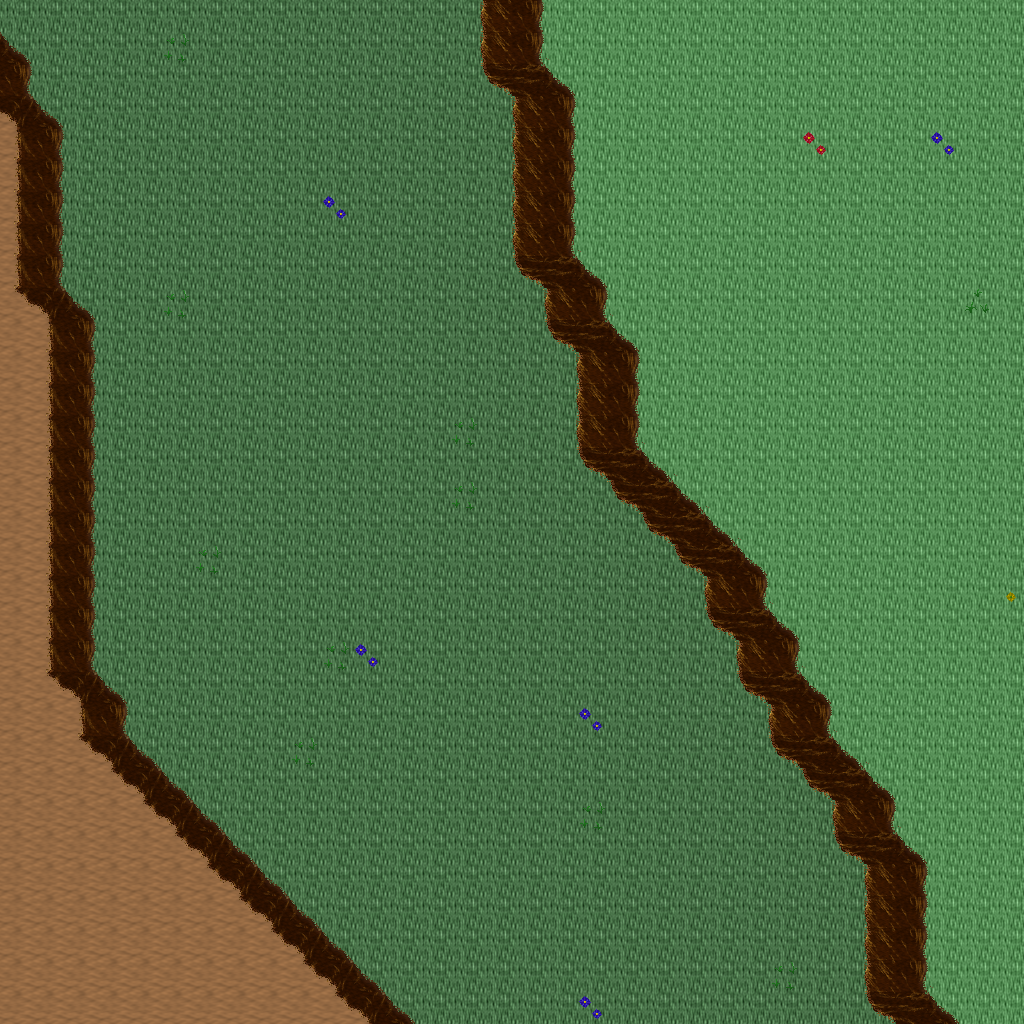

Rendered tile map (Tiled .tmx) drawn with the repository's tilesets; below, a short description and the map source with its tile grids summarised:
An orthogonal 32x32 tile map with 32x32 px tiles, 5 tile layers (Ground, Objects, Objects2, Above, ...), 1 hidden layer not drawn, 29 tilesets.

<map version="1.10" tiledversion="1.11.0" orientation="orthogonal" renderorder="right-down" width="32" height="32" tilewidth="32" tileheight="32" infinite="0" nextlayerid="11" nextobjectid="1">
 <tileset firstgid="1" name="ground_ground" tilewidth="32" tileheight="32" tilecount="33" columns="3">
  <image source="../drawable/ground_ground.png" width="96" height="352" />
 </tileset>
 <tileset firstgid="34" name="ground_ridge_earth_dark" tilewidth="32" tileheight="32" tilecount="96" columns="12">
  <image source="../drawable/ground_ridge_earth_dark.png" width="384" height="256" />
 </tileset>
 <tileset firstgid="130" name="ground_rock_pebbles" tilewidth="32" tileheight="32" tilecount="3" columns="1">
  <image source="../drawable/ground_rock_pebbles.png" width="32" height="96" />
 </tileset>
 <tileset firstgid="133" name="ground_ladder_steps" tilewidth="32" tileheight="32" tilecount="6" columns="3">
  <image source="../drawable/ground_ladder_steps.png" width="96" height="64" />
 </tileset>
 <tileset firstgid="139" name="ground_grass_edges" tilewidth="32" tileheight="32" tilecount="36" columns="12">
  <image source="../drawable/ground_grass_edges.png" width="384" height="96" />
 </tileset>
 <tileset firstgid="175" name="ground_grass_corners" tilewidth="32" tileheight="32" tilecount="24" columns="6">
  <image source="../drawable/ground_grass_corners.png" width="192" height="128" />
 </tileset>
 <tileset firstgid="199" name="ground_earth_edges" tilewidth="32" tileheight="32" tilecount="18" columns="6">
  <image source="../drawable/ground_earth_edges.png" width="192" height="96" />
 </tileset>
 <tileset firstgid="217" name="plant_flower_daisy_white" tilewidth="32" tileheight="32" tilecount="8" columns="2">
  <image source="../drawable/plant_flower_daisy_white.png" width="64" height="128" />
 </tileset>
 <tileset firstgid="225" name="item_corpse_huge_animal" tilewidth="32" tileheight="32" tilecount="16" columns="2">
  <image source="../drawable/item_corpse_huge_animal.png" width="64" height="256" />
 </tileset>
 <tileset firstgid="241" name="plant_grasses" tilewidth="32" tileheight="32" tilecount="6" columns="3">
  <image source="../drawable/plant_grasses.png" width="96" height="64" />
 </tileset>
 <tileset firstgid="247" name="plant_flower_daisy_blue" tilewidth="32" tileheight="32" tilecount="8" columns="2">
  <image source="../drawable/plant_flower_daisy_blue.png" width="64" height="128" />
 </tileset>
 <tileset firstgid="255" name="plant_flower_daisy_yellow" tilewidth="32" tileheight="32" tilecount="8" columns="2">
  <image source="../drawable/plant_flower_daisy_yellow.png" width="64" height="128" />
 </tileset>
 <tileset firstgid="263" name="plant_flower_daisy_red" tilewidth="32" tileheight="32" tilecount="8" columns="2">
  <image source="../drawable/plant_flower_daisy_red.png" width="64" height="128" />
 </tileset>
 <tileset firstgid="271" name="plant_bush_bushes" tilewidth="32" tileheight="32" tilecount="10" columns="5">
  <image source="../drawable/plant_bush_bushes.png" width="160" height="64" />
 </tileset>
 <tileset firstgid="281" name="plant_stump_stump_brown" tilewidth="32" tileheight="32" tilecount="4" columns="2">
  <image source="../drawable/plant_stump_stump_brown.png" width="64" height="64" />
 </tileset>
 <tileset firstgid="285" name="logic_creature_orc" tilewidth="32" tileheight="32" tilecount="6" columns="6">
  <image source="../drawable/logic_creature_orc.png" width="192" height="32" />
 </tileset>
 <tileset firstgid="291" name="logic_creature_gnome" tilewidth="32" tileheight="32" tilecount="6" columns="6">
  <image source="../drawable/logic_creature_gnome.png" width="192" height="32" />
 </tileset>
 <tileset firstgid="297" name="logic_portal" tilewidth="32" tileheight="32" tilecount="24" columns="8">
  <image source="../drawable/logic_portal.png" width="256" height="96" />
 </tileset>
 <tileset firstgid="321" name="logic_creature_animal" tilewidth="32" tileheight="32" tilecount="32" columns="8">
  <image source="../drawable/logic_creature_animal.png" width="256" height="128" />
 </tileset>
 <tileset firstgid="353" name="logic_collision" tilewidth="32" tileheight="32" tilecount="1" columns="1">
  <image source="../drawable/logic_collision.png" width="32" height="32" />
 </tileset>
 <tileset firstgid="354" name="plant_tree_dead_tree_5" tilewidth="32" tileheight="32" tilecount="20" columns="4">
  <image source="../drawable/plant_tree_dead_tree_5.png" width="128" height="160" />
 </tileset>
 <tileset firstgid="374" name="plant_tree_dead_tree_6" tilewidth="32" tileheight="32" tilecount="20" columns="4">
  <image source="../drawable/plant_tree_dead_tree_6.png" width="128" height="160" />
 </tileset>
 <tileset firstgid="394" name="plant_tree_dead_tree_7" tilewidth="32" tileheight="32" tilecount="20" columns="4">
  <image source="../drawable/plant_tree_dead_tree_7.png" width="128" height="160" />
 </tileset>
 <tileset firstgid="414" name="plant_bush_large_dead" tilewidth="32" tileheight="32" tilecount="2" columns="1">
  <image source="../drawable/plant_bush_large_dead.png" width="32" height="64" />
 </tileset>
 <tileset firstgid="416" name="plant_bush_large_wide_dead" tilewidth="32" tileheight="32" tilecount="4" columns="2">
  <image source="../drawable/plant_bush_large_wide_dead.png" width="64" height="64" />
 </tileset>
 <tileset firstgid="420" name="plant_grasses_wildland" tilewidth="32" tileheight="32" tilecount="4" columns="4">
  <image source="../drawable/plant_grasses_wildland.png" width="128" height="32" />
 </tileset>
 <tileset firstgid="424" name="object_skullsonspikes_l" tilewidth="32" tileheight="32" tilecount="12" columns="4">
  <image source="../drawable/object_skullsonspikes_l.png" width="128" height="96" />
 </tileset>
 <tileset firstgid="436" name="object_skullsonspikes_r" tilewidth="32" tileheight="32" tilecount="12" columns="4">
  <image source="../drawable/object_skullsonspikes_r.png" width="128" height="96" />
 </tileset>
 <tileset firstgid="448" name="logic_item_herb" tilewidth="32" tileheight="32" tilecount="5" columns="5">
  <image source="../drawable/logic_item_herb.png" width="160" height="32" />
 </tileset>
 <layer id="1" name="Ground" width="32" height="32">
  <data>[1024 cells, 1024 non-empty, 3 distinct tile ids]</data>
 </layer>
 <layer id="2" name="Objects" width="32" height="32">
  <data>[1024 cells, 173 non-empty, 10 distinct tile ids]</data>
 </layer>
 <layer id="3" name="Objects2" width="32" height="32">
  <data>[1024 cells, 17 non-empty, 5 distinct tile ids]</data>
 </layer>
 <layer id="4" name="Above" width="32" height="32">
  <data>[1024 cells, 0 non-empty, 0 distinct tile ids]</data>
 </layer>
 <layer id="5" name="Above2" width="32" height="32">
  <data>[1024 cells, 0 non-empty, 0 distinct tile ids]</data>
 </layer>
 <layer id="6" name="Walkable" width="32" height="32" visible="0">
  <data>[1024 cells, 137 non-empty, 1 distinct tile ids]</data>
 </layer>
 <objectgroup id="7" name="Mapevents" />
 <objectgroup id="8" name="Spawn" />
 <objectgroup id="9" name="Keys" />
 <objectgroup id="10" name="Replace" />
</map>
